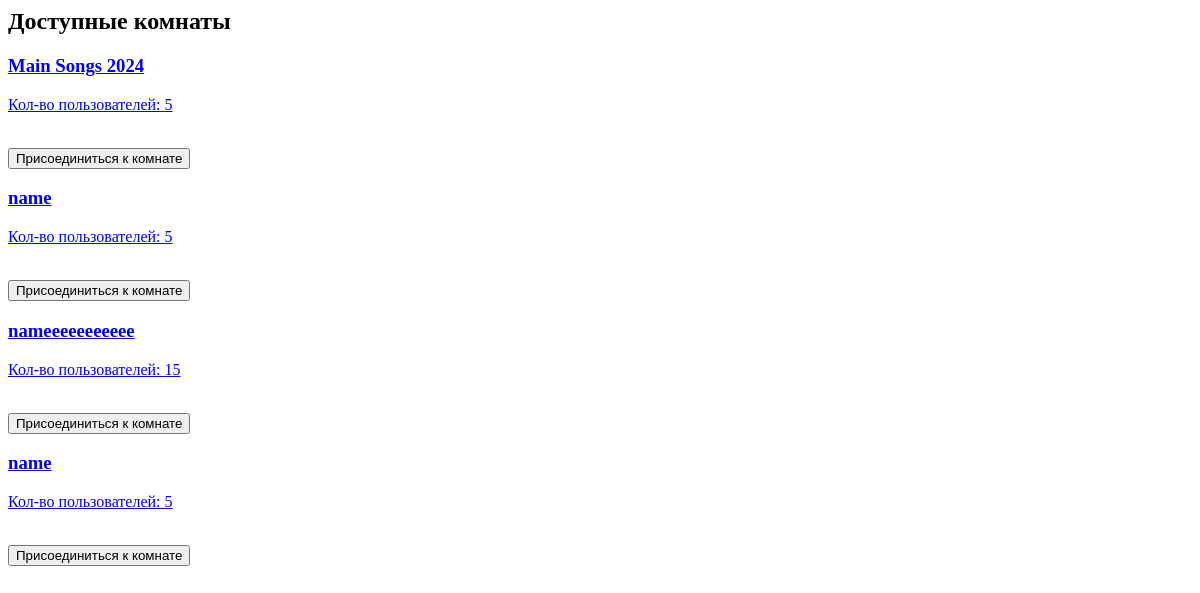
The app's page /service/serviceTemplates/1/, older data.
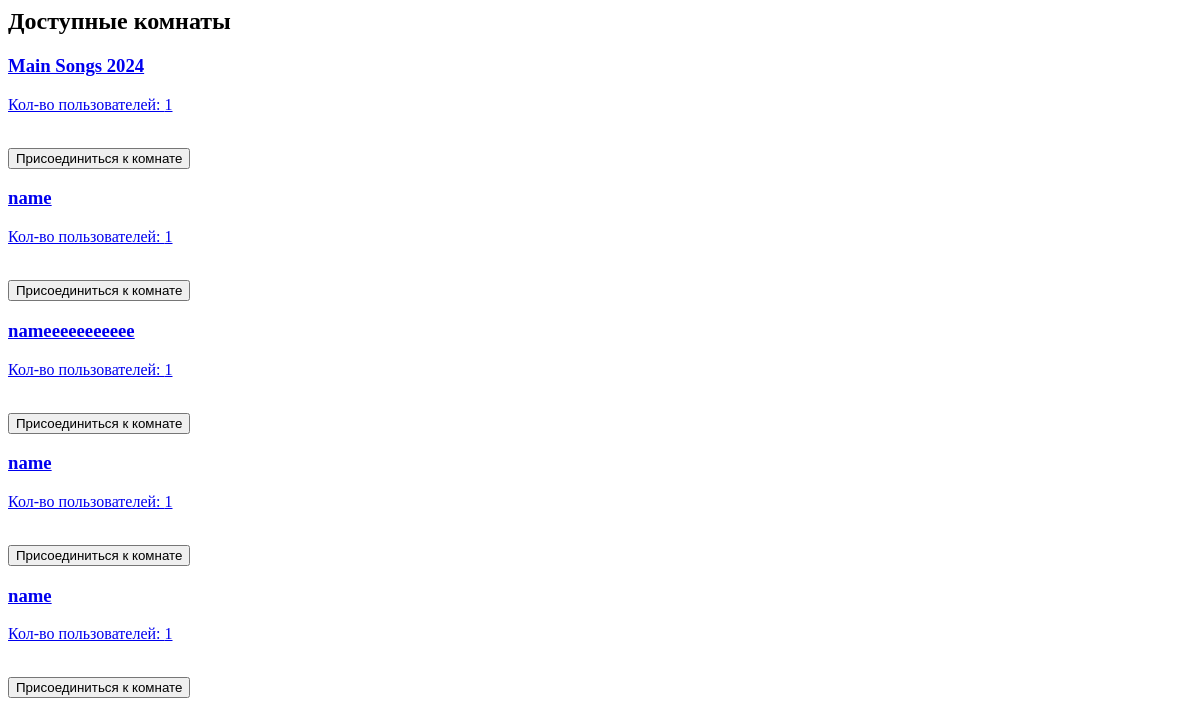
The same page, newer data.
### app/models.py (models this page shows, shortened)
class Room(models.Model):
    name = models.CharField(max_length=255)
    mx_users = models.IntegerField()
    amount_of_users = models.IntegerField(default = 1)
    song = models.CharField(max_length=255)
    timer = models.IntegerField()

### app/views.py (the view)
# urls.py: path('service/serviceTemplates/<int:name>/', views.serviceTemplate_page, name='serviceTemplate_page'),
def serviceTemplate_page(request, name):
    content = {}
    try :
        content['rooms'] = Room.objects.all()
    except:
        pass
    path = f"serviceTemplates/template{name}.html"
    return render(request, path, content)

### app/templates/serviceTemplates/template1.html (shortened to what this page needs)
{% load static %}
<link rel="stylesheet" href="{% static "css/template1-mainpage.css" %}">
<h2>Доступные комнаты</h2>
<div class="uk-child-width-1-2@s" uk-grid>
    {% for room in rooms %}
    <div>
        <a href="room/{{room.id}}/">
            <div class="uk-card uk-card-default uk-card-small uk-card-body">
                <h3 class="uk-card-title">{{room.name}}</h3>
                <p>Кол-во пользователей: {{room.amount_of_users}}</p>
                    <br>
                <form class="uk-grid-small" method="post" enctype="multipart/form-data" uk-grid>
                        <button
                            class="uk-button uk-button-primary uk-width-1-3 uk-margin-medium-right uk-border-rounded"
                            type="submit" name="AddToRoom" value="{{room.id}}">Присоединиться к комнате</button>
                </form>
            </div>
        </a>
    </div>
    {% endfor %}
</div>

Row changes from the older to the newer data that the page shows:
changed Room "Main Songs 2024": amount_of_users "5" → "1"
changed Room (number 2 of 5 on the later page): amount_of_users "5" → "1"
changed Room "nameeeeeeeeeee": amount_of_users "15" → "1"
changed Room (number 4 of 5 on the later page): amount_of_users "5" → "1"
added Room: name "name", amount_of_users "1", {{ room.id }} 5 (drawn)
